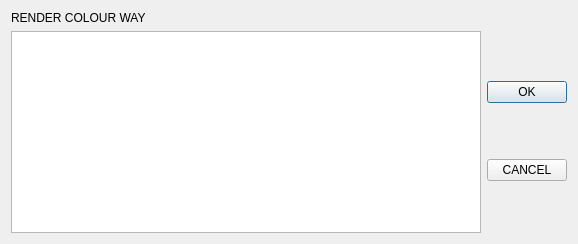
<?xml version="1.0" encoding="UTF-8"?>
<ui version="4.0">
 <class>ColorwayDialog</class>
 <widget class="QDialog" name="ColorwayDialog">
  <property name="geometry">
   <rect>
    <x>0</x>
    <y>0</y>
    <width>578</width>
    <height>244</height>
   </rect>
  </property>
  <property name="windowTitle">
   <string>COLORWAY SEARCH</string>
  </property>
  <layout class="QGridLayout" name="gridLayout">
   <item row="0" column="0">
    <widget class="QLabel" name="label">
     <property name="sizePolicy">
      <sizepolicy hsizetype="Fixed" vsizetype="Fixed">
       <horstretch>0</horstretch>
       <verstretch>0</verstretch>
      </sizepolicy>
     </property>
     <property name="text">
      <string>RENDER COLOUR WAY</string>
     </property>
    </widget>
   </item>
   <item row="1" column="0">
    <widget class="QListView" name="listView"/>
   </item>
   <item row="1" column="1">
    <layout class="QVBoxLayout" name="verticalLayout">
     <item>
      <widget class="QPushButton" name="okButton">
       <property name="text">
        <string>OK</string>
       </property>
      </widget>
     </item>
     <item>
      <widget class="QPushButton" name="cancelButton">
       <property name="text">
        <string>CANCEL</string>
       </property>
      </widget>
     </item>
    </layout>
   </item>
  </layout>
 </widget>
 <resources/>
 <connections/>
</ui>
